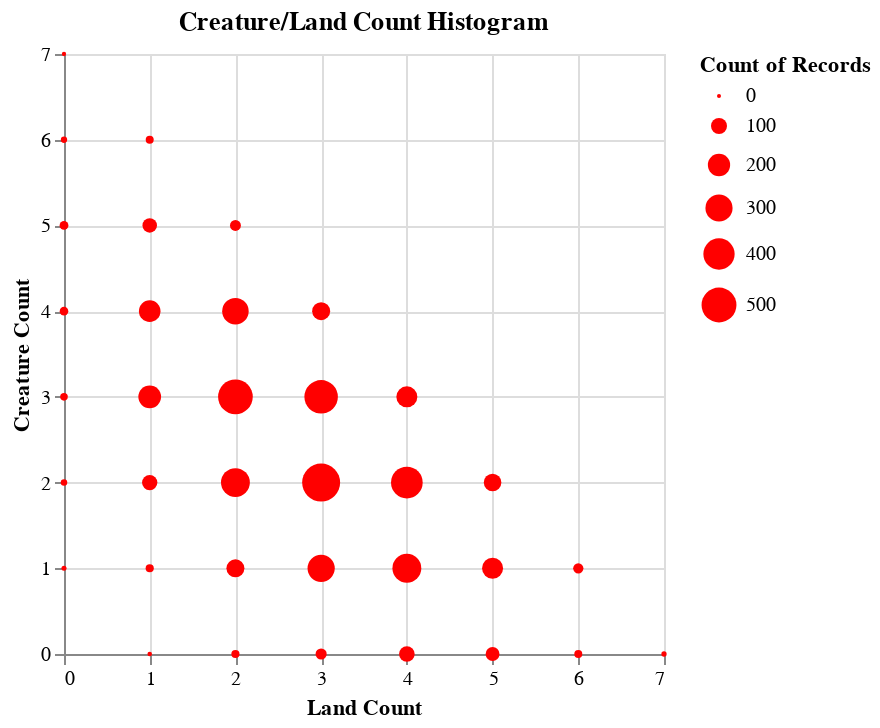

The code cell stored with this chart in its notebook:
### Code cell
alt.Chart(rg_df, title='Creature/Land Count Histogram').mark_circle(color='red').encode(
    alt.X('land:Q').title('Land Count'),
    alt.Y('creature:Q').title('Creature Count'),
    size='count()',
)

### Figure 1 — Vega-Lite specification as saved in the notebook (floating-point values rounded to 4 significant figures; data arrays with more than 128 entries replaced by an {"elided": "..."} marker saying what was removed)
{"config": {"view": {"continuousWidth": 300, "continuousHeight": 300}}, "data": {"name": "data-1b94bf42f4eda07a53c06f76c510e511"}, "mark": {"type": "circle", "color": "red"}, "encoding": {"size": {"aggregate": "count", "type": "quantitative"}, "x": {"field": "land", "title": "Land Count", "type": "quantitative"}, "y": {"field": "creature", "title": "Creature Count", "type": "quantitative"}}, "title": "Creature/Land Count Histogram", "$schema": "https://vega.github.io/schema/vega-lite/v5.8.0.json", "datasets": {"data-1b94bf42f4eda07a53c06f76c510e511": {"elided": "5000 records"}}}
